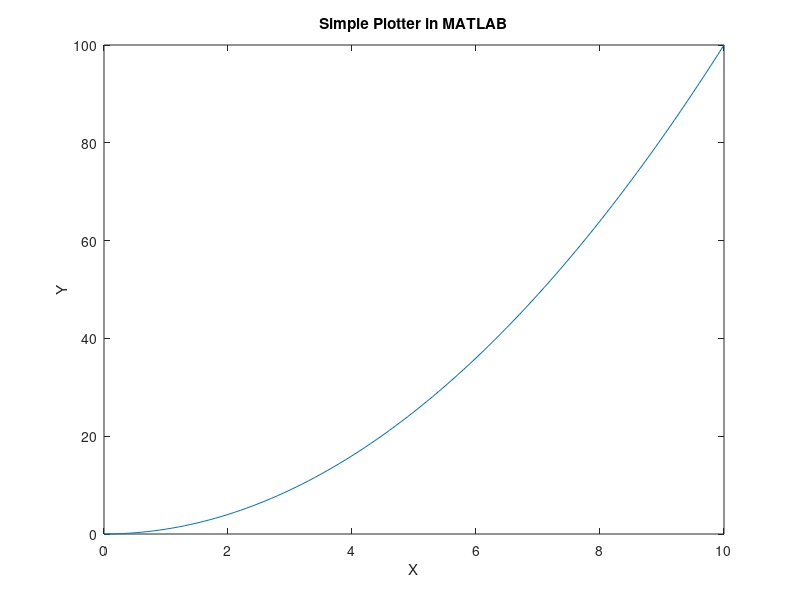

MATLAB code for this plot:
% Simple Plotter in MATLAB
% Plots the function y = x^2 for x from 0 to 10

% Include necessary imports/includes
%

% Define the function to plot
f = @(x) x.^2;

% Create an array of x values from 0 to 10
x = 0:0.1:10;

% Evaluate the function at each x value
y = f(x);

% Plot the results
plot(x, y);
xlabel('X');
ylabel('Y');
title('Simple Plotter in MATLAB');
